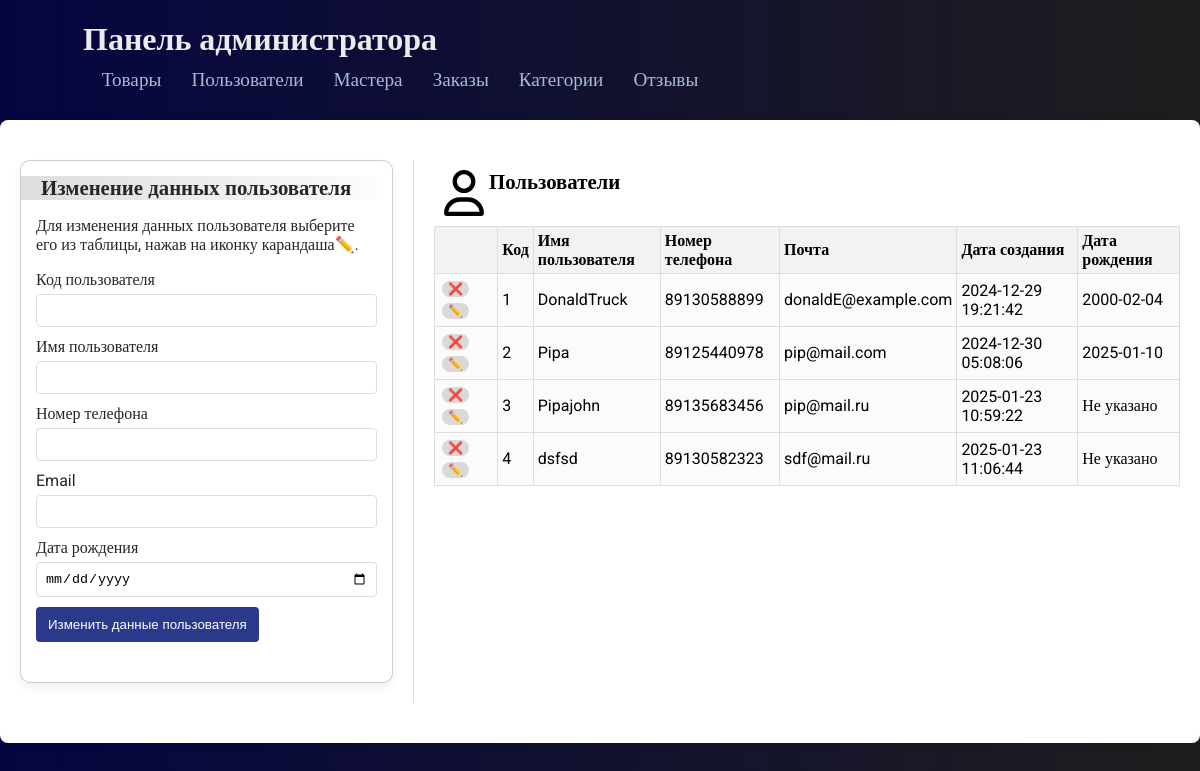
Screenshot of /admin/users with the database file from the repository.
### app.py (models this page shows)
class Users(db.Model):
    __tablename__ = 'Users'
    ID_user = db.Column(db.Integer, primary_key=True)
    Name_user = db.Column(db.String, nullable=False)
    phone_number = db.Column(db.String)
    hash_user = db.Column(db.String, nullable=False)
    mail_user = db.Column(db.String, nullable=False, unique=True)
    BirthDay_user = db.Column(db.Date)
    created_at = db.Column(db.DateTime, default=db.func.current_timestamp())
    id_gender = db.Column(db.Integer, db.ForeignKey('Genders.ID_gender'))
    gender = db.relationship('Genders', backref='users')

### app.py (the view)
@app.route('/admin/users')
def Admin_users():
    users = Users.query.all()
    errors2=get_flashed_messages(category_filter=['error2'])
    if not errors2:
        errors2 = {}
    return render_template('admin/A_users.html', users=users, errors2=errors2)

### templates/admin/A_users.html (shortened to what this page needs)
{% extends 'AdminBase.html' %}
{% block content %}
    <div class="container">
        <div class="main-content">
            <div class="form-section">
                 <section class = "form-cart">
                    <div class="title-line">
                      <h2 class="section-title">Изменение данных пользователя</h2>
                    </div>
                    <p>Для изменения данных пользователя выберите его из таблицы, нажав на иконку карандаша✏️.</p>
                    <form method="POST" action="{{url_for('edit_user')}}">
                        <div class="form-group">
                            <label for="editCode">Код пользователя</label>
                             <input type="text" name="editCode" id="editCode" readonly>
                        </div>
                        <div class="form-group">
                            <label for="editName">Имя пользователя</label>
                            <input type="text" id="editName" name="editName">
                        </div>
                        <div class="form-group">
                            <label for="editPhone">Номер телефона</label>
                            <input type="text" id="editPhone" name="editPhone">
                        </div>
                        <div class="form-group">
                            <label for="editEmail">Email</label>
                            <input type="email" id="editEmail" name="editEmail">
                        </div>
                        <div class="form-group">
                             <label for="editBday">Дата рождения</label>
                             <input type="date" id="editBday" name="editBday">
                        </div>
                        <div class="form-group">
                            <button type="submit">Изменить данные пользователя</button>
                        </div>
                    </form>
                </section>
            </div>
            <div class="table-section">
              <div class="title-table-icon">
                <img src="{{url_for('static',filename='image/Icons/user.svg')}}" width=40px>
                <h2 class="section-title">Пользователи</h2>
              </div>
                <table class="table">
                    <thead>
                        <tr>
                            <th></th>
                            <th>Код</th>
                            <th>Имя пользователя</th>
                            <th>Номер телефона</th>
                            <th>Почта</th>
                            <th>Дата создания</th>
                            <th>Дата рождения</th>
                        </tr>
                    </thead>
                    <tbody>
                        {% for user in users %}
                            <tr>
                                <td>
                                    <form action="{{ url_for('delete_user', id=user.ID_user) }}" method="POST" style="display:inline;">
                                        <button class="func-button" type="submit" onclick="return confirm('Вы уверены, что хотите удалить этого пользователя?')">❌</button>
                                    </form>
                                     <button class="func-button" onclick="LoadUserEditForm({{ user.ID_user }})">✏️</button>
                                </td>
                                <td>{{ user.ID_user }}</td>
                                <td>{{ user.Name_user }}</td>
                                <td>{{ user.phone_number }}</td>
                                <td>{{ user.mail_user }}</td>
                                <td>{{ user.created_at.strftime('%Y-%m-%d %H:%M:%S')  }}</td>
                                <td>{{ user.BirthDay_user.strftime('%Y-%m-%d') if user.BirthDay_user else 'Не указано'}}</td>
                            </tr>
                        {% endfor %}
                    </tbody>
                </table>
            </div>
        </div>
    </div>
{% endblock %}

### templates/adminBase.html (shortened to what this page needs)
<!DOCTYPE html>
<html lang="ru">
<head>
    <link rel="stylesheet" href="{{ url_for('static', filename='css/admin.css') }}">
</head>
<body>
   <div class="container1">
    <header class="header">
        <h1 class="AP-titile">Панель администратора</h1>
        <div class="nav-wrapper">
            <nav class="nav" id="mainNav">
                <div class="burger-img-a">
                    <a href="{{url_for('Admin_products')}}">Товары</a>
                </div>
                <div class="burger-img-a">
                    <a href="{{url_for('Admin_users')}}">Пользователи</a>
                </div>
                <div class="burger-img-a">
                    <a href="{{url_for('Admin_masters')}}">Мастера</a>
                </div>
                <div class="burger-img-a">
                    <a href="#">Заказы</a>
                </div>
                <div class="burger-img-a">
                    <a href="{{url_for('Admin_categories')}}">Категории</a>
                </div>
                <div class="burger-img-a">
                    <a href="#">Отзывы</a>
                </div>
            </nav>
        </div>
    </header>
    <div class="content-wrapper">
        {% block content %}
        {% endblock %}
    </div>
   </div>
</body>
</html>

### static/css/admin.css (style rules this page uses)
html { height: 100%; }
body { font-family: "Roboto", serif; margin: 0; padding: 0; background-image: linear-gradient(to left, #1e1e1e, #050541); width:100%; height: 100%; }
.container { max-width: 1400px; margin: 0px auto; padding: 20px; background-color: #fff; border-radius: 8px; box-shadow: 0 0 10px rgba(0, 0, 0, 0.1); }
.header { color: #ebebeb; padding: 10px 0; text-align: center; height: 100px; display: flex; justify-content: center; align-items: center; flex-direction: column; padding-right: 400px; }
.AP-titile { position: relative; left:-140px; }
.header h1 { margin: 0; font-size: 2em; }
.nav-wrapper { display: block; position: static; }
.nav { padding: 10px; text-align: center; display: flex; justify-content: center; align-items: center; background-color: transparent; width: auto; position: relative; top: 0; left: 0; }
.nav a { color: #a8bad4; text-decoration: none; margin: 0 15px; font-size: 1.2em; padding: 0px; display: inline; }
.main-content { display: flex; flex-direction: row; margin: 20px 0; }
.form-section { flex-basis: 35%; padding-right: 20px; border-right: 1px solid #ddd; border-bottom: none; }
.table-section { flex-basis: 70%; padding-left: 20px; }
.form-group { margin-bottom: 10px; }
.form-group label { display: block; margin-bottom: 5px; }
.form-group input, .form-group select { width: calc(100% - 12px); max-width: 100%; padding: 8px; border: 1px solid #dddddd; border-radius: 4px; box-sizing: border-box; }
.form-group button { background-color: #2a398a; color: white; padding: 8px 12px; border: none; border-radius: 4px; cursor: pointer; height: 35px; }
.table { width: 100%; border-collapse: collapse; max-width: 100%; }
.table th, .table td { border: 1px solid #dddddd; padding: 4px; text-align: left; background-color: #eaeaea2f; }
.table th { background-color: #f2f2f2; }
.section-title { font-size: 1.3em; font-weight: bold; margin-bottom: 10px; margin: 0px 5px; }
.title-line { background-image: linear-gradient(to right, #a9a9a965, #eceaea28); width: 100%; position: relative; left: -15px; padding-left: 15px; }
.form-group:has(.flash-messages) { display: flex; flex-direction: row; height: 50px; }
.form-cart { border: 1px solid rgba(0, 0, 0, 0.19); padding: 15px; border-radius: 10px; box-shadow: 0px 5px 10px rgba(0, 0, 0, 0.06); transition: 1s; margin: 0px 0px 20px 0px; background-color: #ffffff; color: #262626; }
.func-button { background-color: #dbd8d8; border-radius: 10px; color: white; border: #ffffff00; font-size: 12px; margin: 3px; }
.title-table-icon { display: flex; margin: 10px; }
.form-group input, .form-group select, .form-group textarea { width: 100%; max-width: 100%; }

### rows the page displays
Users: ID_user "1", Name_user "DonaldTruck", phone_number "89130588899", mail_user "donaldE@example.com", created_at "2024-12-29 19:21:42", BirthDay_user "2000-02-04"
Users: ID_user "2", Name_user "Pipa", phone_number "89125440978", mail_user "pip@mail.com", created_at "2024-12-30 05:08:06", BirthDay_user "2025-01-10"
Users: ID_user "3", Name_user "Pipajohn", phone_number "89135683456", mail_user "pip@mail.ru", created_at "2025-01-23 10:59:22", BirthDay_user "Не указано"
Users: ID_user "4", Name_user "dsfsd", phone_number "89130582323", mail_user "sdf@mail.ru", created_at "2025-01-23 11:06:44", BirthDay_user "Не указано"
